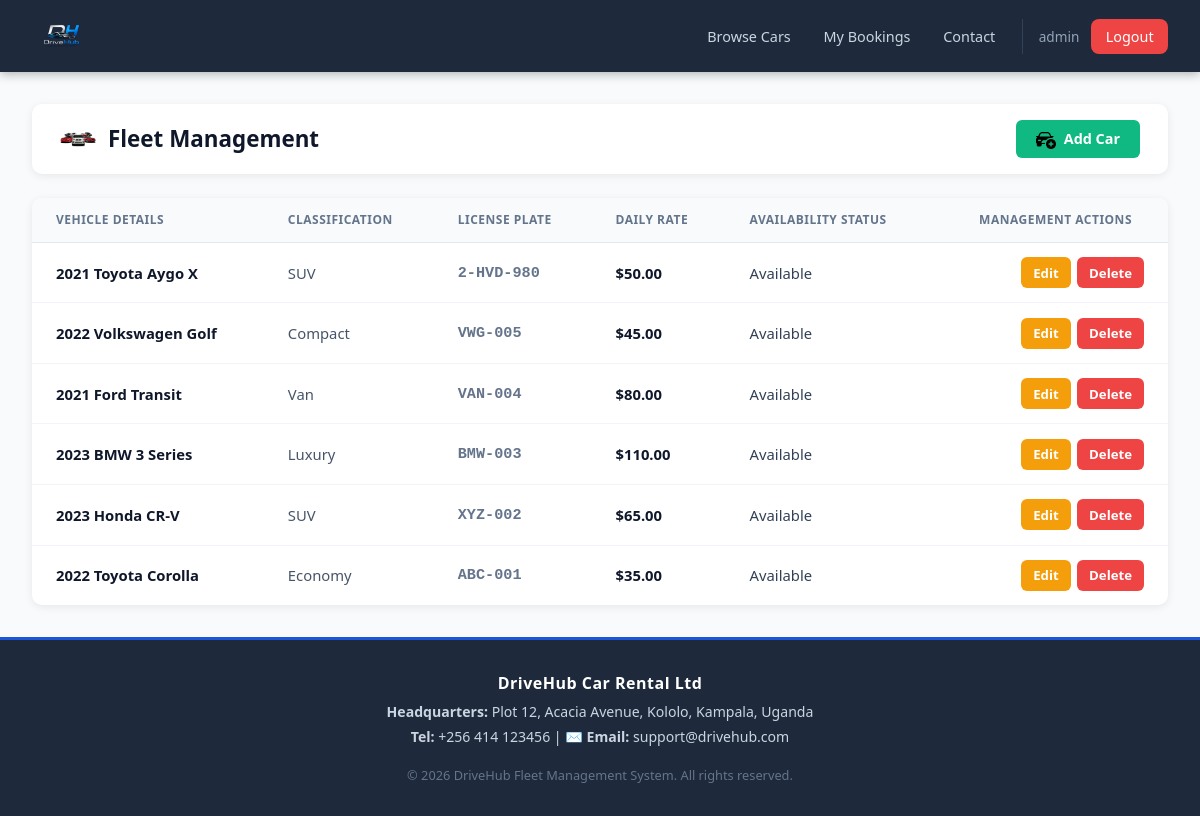
The page /admin-panel/cars/ (signed in) on the database its author committed.
### rental/models.py (models this page shows, shortened)
class Car(models.Model):
    CATEGORY_CHOICES = [
        ('economy', 'Economy'),
        ('compact', 'Compact'),
        ('suv', 'SUV'),
        ('luxury', 'Luxury'),
        ('van', 'Van'),
        ('truck', 'Truck'),
    ]
    STATUS_CHOICES = [
        ('available', 'Available'),
        ('unavailable', 'Unavailable'),
    ]
    make = models.CharField(max_length=100)
    model = models.CharField(max_length=100)
    year = models.PositiveIntegerField()
    category = models.CharField(max_length=20, choices=CATEGORY_CHOICES)
    license_plate = models.CharField(max_length=20, unique=True)
    daily_price = models.DecimalField(max_digits=8, decimal_places=2)
    status = models.CharField(max_length=20, choices=STATUS_CHOICES, default='available')
    seats = models.PositiveIntegerField(default=5)
    transmission = models.CharField(max_length=20, default='Automatic')
    fuel_type = models.CharField(max_length=20, default='Petrol')
    description = models.TextField(blank=True)
    image_url = models.URLField(blank=True)
    created_at = models.DateTimeField(auto_now_add=True)

### rental/views.py (the view)
# urls.py: path('admin-panel/cars/', views.admin_cars, name='admin_cars'),
@admin_required
def admin_cars(request):
    cars = Car.objects.all().order_by('-created_at')
    return render(request, 'rental/admin_cars.html', {'cars': cars})

### rental/views.py (called while the page is built)
def admin_required(view_func):
    @wraps(view_func)
    @login_required
    def wrapper(request, *args, **kwargs):
        is_admin_user = False
        if request.user.is_superuser or request.user.is_staff:
            is_admin_user = True
        if not is_admin_user:
            try:
                if request.user.profile.is_admin():
                    is_admin_user = True
            except UserProfile.DoesNotExist:
                pass
        if is_admin_user:
            return view_func(request, *args, **kwargs)
        messages.error(request, "Access denied. Admin privileges required.")
        return redirect('home')
    return wrapper

### rental/templates/rental/admin_cars.html (shortened to what this page needs)
{% extends 'rental/base.html' %}
{% load static %}
{% block content %}
<div class="fleet-header-box">
    <h1 class="fleet-title-text">
        <img src="{% static 'rental/all_bookings.png' %}" alt="Fleet Management" class="fleet-header-icon">
        <span>Fleet Management</span>
    </h1>
    <a href="{% url 'car_create' %}" class="btn btn-success">
        <img src="{% static 'rental/new_car.png' %}" alt="Add" class="fleet-btn-icon icon-bright">
        <span>Add Car</span>
    </a>
</div>
<div class="card">
    <div class="card-body" style="padding:0;">
        <table>
            <thead>
                <tr>
                    <th>Vehicle Details</th>
                    <th>Classification</th>
                    <th>License Plate</th>
                    <th>Daily Rate</th>
                    <th>Availability Status</th>
                    <th style="text-align: right; padding-right: 2.25rem;">Management Actions</th>
                </tr>
            </thead>
            <tbody>
            {% for car in cars %}
            <tr>
                <td data-label="Vehicle Details" style="font-weight: 700; color: #0f172a;">
                    {{ car.year }} {{ car.make }} {{ car.model }}
                </td>
                <td data-label="Classification" style="color: #475569; font-weight: 500;">
                    {{ car.get_category_display }}
                </td>
                <td data-label="License Plate" style="font-family: monospace; font-size: 0.95rem; font-weight: 600; color: #64748b;">
                    {{ car.license_plate }}
                </td>
                <td data-label="Daily Rate" style="font-weight: 700; color: #0f172a;">
                    ${{ car.daily_price }}
                </td>
                <td data-label="Availability Status">
                    <span class="badge badge-{{ car.status }}">{{ car.get_status_display }}</span>
                </td>
                <td data-label="Management Actions">
                    <div class="fleet-actions">
                        <a href="{% url 'car_update' car.pk %}" class="btn btn-warning">
                            Edit
                        </a>
                        <a href="{% url 'car_delete' car.pk %}" class="btn btn-danger" onclick="return confirm('Are you sure you want to delete this car from the fleet?');">
                            Delete
                        </a>
                    </div>
                </td>
            </tr>
            {% empty %}
            <tr>
                <td colspan="6" class="text-center text-muted" style="padding: 3rem 1.5rem; font-size: 0.95rem;">
                    No cars available in the fleet catalog right now. <a href="{% url 'car_create' %}" style="font-weight: 600; color: var(--primary); text-decoration: underline;">Add one first!</a>
                </td>
            </tr>
            {% endfor %}
            </tbody>
        </table>
    </div>
</div>
{% endblock %}

### rental/templates/rental/base.html (shortened to what this page needs)
{% load static %}
<!DOCTYPE html>
<html lang="en">
<head>
</head>
<body>
<nav>
    <a href="{% url 'home' %}" class="nav-brand">
        <img src="{% static 'rental/DHLogo.png' %}" alt="DriveHub Logo" style="height:40px; width:auto; object-fit:contain; display:block;">
    </a>
    <div class="nav-links">
        {% if user.is_authenticated %}
            {% if user.profile.role == 'admin' %}
                <a href="{% url 'admin_dashboard' %}">Dashboard</a>
                <a href="{% url 'admin_bookings' %}">Bookings</a>
                <a href="{% url 'admin_cars' %}">Fleet</a>
                <a href="{% url 'admin_feedback' %}">Feedback</a>
            {% else %}
                <a href="{% url 'car_list' %}">Browse Cars</a>
                <a href="{% url 'booking_history' %}">My Bookings</a>
                <a href="{% url 'contact' %}">Contact</a>
            {% endif %}
            <span class="nav-user">{{ user.first_name|default:user.username }}</span>
            <a href="{% url 'logout' %}" class="btn-danger btn-nav">Logout</a>
        {% else %}
            <a href="{% url 'home' %}">Home</a>
            <a href="{% url 'contact' %}">Contact</a>
            <a href="{% url 'login' %}" class="btn-nav">Login</a>
            <a href="{% url 'register' %}" class="btn-nav" style="background:var(--success)">Register</a>
        {% endif %}
    </div>
</nav>
<main>
    {% block content %}{% endblock %}
</main>
<footer>
    <p class="footer-title">DriveHub Car Rental Ltd</p>
    <p class="footer-meta"><strong>Headquarters:</strong> Plot 12, Acacia Avenue, Kololo, Kampala, Uganda</p>
    <p class="footer-meta"><strong>Tel:</strong> +256 414 123456 | ✉️ <strong>Email:</strong> support@drivehub.com</p>
    <p class="footer-copyright">&copy; {% now "Y" %} DriveHub Fleet Management System. All rights reserved.</p>
</footer>
</body>
</html>

### rental/templates/rental/base.html (style rules this page uses)
*, *::before, *::after { box-sizing: border-box; margin: 0; padding: 0; }
:root { --primary: #1a56db; --primary-dark: #1e40af; --secondary: #f59e0b; --success: #10b981; --danger: #ef4444; --warning: #f59e0b; --info: #3b82f6; --dark: #1e293b; --gray: #64748b; --light: #f8fafc; --border: #e2e8f0; --shadow: 0 2px 8px rgba(0,0,0,.08); --radius: 8px; }
body { font-family: 'Segoe UI', system-ui, sans-serif; background: var(--light); color: var(--dark); min-height: 100vh; display: flex; flex-direction: column; }
nav { background: var(--dark); padding: 0.5rem 2rem; display: flex; align-items: center; justify-content: space-between; position: sticky; top: 0; z-index: 100; box-shadow: 0 2px 10px rgba(0,0,0,.3); }
.nav-brand { display: flex; align-items: center; text-decoration: none; padding: 0.5rem 0; }
.nav-brand img { height: 45px; width: auto; object-fit: contain; }
.nav-links { display: flex; align-items: center; gap: .25rem; }
.nav-links a { color: #cbd5e1; text-decoration: none; padding: .5rem .9rem; border-radius: var(--radius); font-size: .9rem; transition: all .2s; }
.nav-links .btn-nav { background: var(--primary); color: white !important; }
.nav-links .btn-danger { background: var(--danger); }
.nav-user { color: #94a3b8; font-size: .85rem; padding: .5rem; border-left: 1px solid #334155; margin-left: .5rem; padding-left: 1rem; }
main { flex: 1; padding: 2rem; max-width: 1200px; margin: 0 auto; width: 100%; }
footer { background: var(--dark); color: #94a3b8; text-align: center; padding: 2rem 1rem; font-size: .85rem; margin-top: auto; border-top: 3px solid var(--primary); }
.footer-title { font-weight: 700; color: white; margin-bottom: 0.5rem; font-size: 1rem; letter-spacing: 0.5px; }
.footer-meta { font-size: 0.88rem; margin: 0.35rem 0; color: #cbd5e1; }
.footer-copyright { font-size: 0.8rem; margin-top: 1.25rem; color: #64748b; }
.card { background: white; border-radius: var(--radius); box-shadow: var(--shadow); overflow: hidden; }
.card-body { padding: 1.5rem; }
.btn { display: inline-flex; align-items: center; gap: .4rem; padding: .5rem 1.1rem; border-radius: var(--radius); font-size: .9rem; font-weight: 500; cursor: pointer; border: none; text-decoration: none; transition: all .2s; }
.btn-success { background: var(--success); color: white; }
.btn-danger { background: var(--danger); color: white; }
.btn-warning { background: var(--warning); color: white; }

### rental/templates/rental/admin_cars.html (style rules this page uses)
.fleet-header-box { display: flex; justify-content: space-between; align-items: center; background: white; padding: 1rem 1.75rem; border-radius: 10px; box-shadow: var(--shadow); margin-bottom: 1.5rem; }
.fleet-title-text { font-size: 1.4rem; font-weight: 800; color: #0f172a; margin: 0; display: flex; align-items: center; gap: 0.75rem; }
.fleet-header-icon { height: 36px; width: 36px; object-fit: contain; }
.fleet-btn-icon { height: 20px; width: 20px; object-fit: contain; }
.icon-bright { filter: brightness(1.3); }
.fleet-header-box .btn { padding: 0.55rem 1.25rem; font-weight: 600; font-size: 0.9rem; border-radius: 6px; display: inline-flex; align-items: center; gap: 0.5rem; }
.card { background: white; border-radius: 10px; box-shadow: var(--shadow); overflow: hidden; }
table { width: 100%; border-collapse: collapse; margin: 0; }
th { background: #f8fafc; color: #64748b; font-weight: 700; text-transform: uppercase; font-size: 0.75rem; letter-spacing: 0.5px; padding: 0.85rem 1.5rem; text-align: left; border-bottom: 1px solid #e2e8f0; }
td { padding: 0.9rem 1.5rem; border-bottom: 1px solid #f1f5f9; color: #334155; font-size: 0.925rem; vertical-align: middle; }
tr:last-child td { border-bottom: none; }
.fleet-actions { display: flex; gap: 0.4rem; justify-content: flex-end; }
.fleet-actions .btn { padding: 0.4rem 0.75rem; font-weight: 600; font-size: 0.825rem; border-radius: 6px; display: inline-flex; align-items: center; gap: 0.25rem; }

### rows shown on the page
Car: year "2021", make "Toyota", model "Aygo X", category "SUV", license_plate "2-HVD-980", daily_price "50.00", status "Available"
Car: year "2022", make "Volkswagen", model "Golf", category "Compact", license_plate "VWG-005", daily_price "45.00", status "Available"
Car: year "2021", make "Ford", model "Transit", category "Van", license_plate "VAN-004", daily_price "80.00", status "Available"
Car: year "2023", make "BMW", model "3 Series", category "Luxury", license_plate "BMW-003", daily_price "110.00", status "Available"
Car: year "2023", make "Honda", model "CR-V", category "SUV", license_plate "XYZ-002", daily_price "65.00", status "Available"
Car: year "2022", make "Toyota", model "Corolla", category "Economy", license_plate "ABC-001", daily_price "35.00", status "Available"

### other values the page prints
{{ user.first_name|default:user.username }} "admin"
